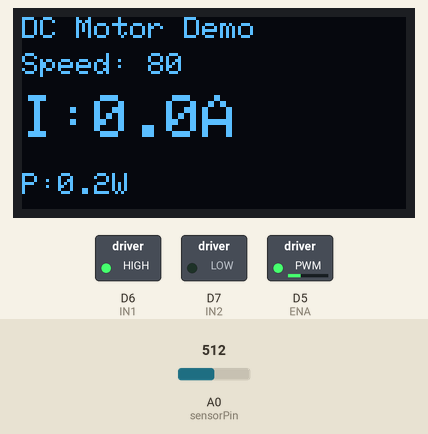
This sketch was run on a simulated ESP8266 (NodeMCU). Parts: 128×64 one-colour display, switched loads named in the sketch (green lamp = pin HIGH). The test bench sets the inputs (shaded band); at power-on: A0 (sensorPin) = 512. WiFi joins after 1.5 s; servers stay silent unless stated.

Above: at 2.7 s.
2.8 s: A0 (sensorPin) set to 716
At 3.2 s:
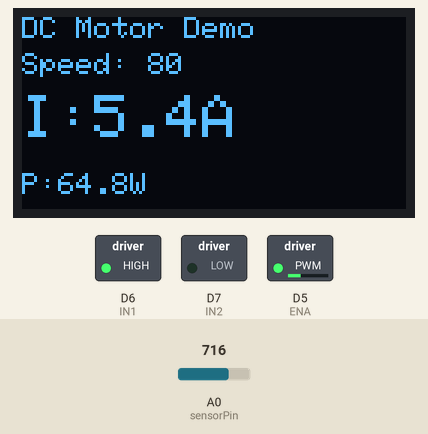
4.4 s: A0 (sensorPin) set to 900
At 4.9 s:
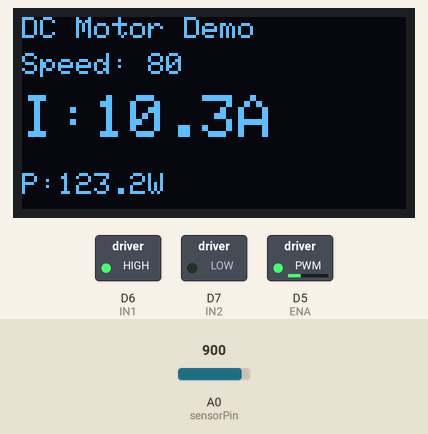
7.4 s: A0 (sensorPin) set to 1023
At 8.5 s:
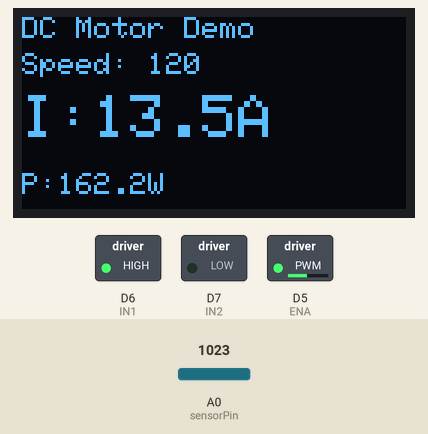
Timing chart, 0 to 16.4 s (numbered marks = the images above; inputs shaded):
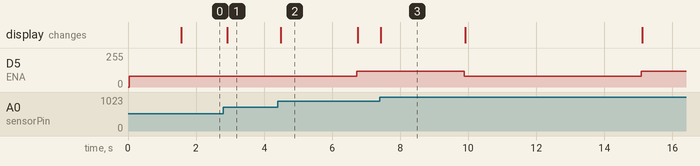

Measured:
- after the input at 2.8 s, the display: changes after 0.11 s (image 1)
- after the input at 4.4 s, the display: changes after 0.09 s (image 2)
- after the input at 7.4 s, the display: changes at once (image 3)
- what the display in image 2 shows lasts 2.3 s, from 4.5 s to 6.8 s

The sketch:

smart-energy-meter.ino
```cpp
#include <ESP8266WiFi.h>
#include <ESP8266WebServer.h>
#include <Wire.h>
#include <Adafruit_GFX.h>
#include <Adafruit_SSD1306.h>

/* ================= WIFI ================= */
const char* ssid = "Surender";
const char* password = "12345678";

/* ============ STATIC IP ============ */
IPAddress local_IP(10, 92, 236, 187);
IPAddress gateway(10, 92, 236, 1);
IPAddress subnet(255, 255, 255, 0);

/* ================= SERVER ================= */
ESP8266WebServer server(80);

/* ================= OLED ================= */
#define SCREEN_WIDTH 128
#define SCREEN_HEIGHT 64
Adafruit_SSD1306 display(SCREEN_WIDTH, SCREEN_HEIGHT, &Wire, -1);

/* ================= ACS712 ================= */
const int sensorPin = A0;
float sensitivity = 0.185;   // ACS712 5A

/* ================= L298N ================= */
#define ENA D5   // PWM
#define IN1 D6
#define IN2 D7

/* ================= MOTOR SPEED LOGIC ================= */
int motorSpeed = 80;              // Default speed
unsigned long lastChange = 0;
int motorState = 0;
/*
  motorState:
  0 = running at 120 (normal)
  1 = running at 200 (boost)
*/

/* ================= MEASUREMENTS ================= */
float currentA = 0.0;
float voltageV = 12.0;     // Motor supply voltage (demo)
float powerW  = 0.0;

/* ================= API ================= */
void handleData() {
  String json = "{";
  json += "\"current\":" + String(currentA, 2) + ",";
  json += "\"voltage\":" + String(voltageV, 1) + ",";
  json += "\"power\":" + String(powerW, 1);
  json += "}";

  server.sendHeader("Access-Control-Allow-Origin", "*");
  server.send(200, "application/json", json);
}

void handleRoot() {
  server.send(200, "text/plain",
    "ESP8266 Smart Energy Meter\nUse /data endpoint");
}

/* ================= SETUP ================= */
void setup() {
  Serial.begin(115200);

  /* OLED */
  display.begin(SSD1306_SWITCHCAPVCC, 0x3C);
  display.clearDisplay();
  display.setTextColor(SSD1306_WHITE);

  /* Motor pins */
  pinMode(ENA, OUTPUT);
  pinMode(IN1, OUTPUT);
  pinMode(IN2, OUTPUT);

  digitalWrite(IN1, HIGH);
  digitalWrite(IN2, LOW);   // Forward direction
  analogWrite(ENA, motorSpeed);

  /* Static IP */
  WiFi.config(local_IP, gateway, subnet);

  /* WiFi */
  WiFi.begin(ssid, password);
  while (WiFi.status() != WL_CONNECTED) {
    delay(500);
  }

  /* Server */
  server.on("/", handleRoot);
  server.on("/data", handleData);
  server.begin();

  lastChange = millis();
}

/* ================= LOOP ================= */
void loop() {
  unsigned long now = millis();

  /* -------- MOTOR TIMING LOGIC -------- */
  if (motorState == 0 && (now - lastChange >= 5000)) {
    // After 5 sec → boost speed
    motorSpeed = 120;
    analogWrite(ENA, motorSpeed);
    motorState = 1;
    lastChange = now;
  }
  else if (motorState == 1 && (now - lastChange >= 3000)) {
    // After 3 sec → back to normal
    motorSpeed = 80;
    analogWrite(ENA, motorSpeed);
    motorState = 0;
    lastChange = now;
  }

  /* -------- READ ACS712 -------- */
  int adc = analogRead(sensorPin);
  float v = (adc / 1023.0) * 5.0;
  currentA = (v - 2.5) / sensitivity;
  if (currentA < 0) currentA = 0;

  powerW = currentA * voltageV;

  /* -------- OLED DISPLAY -------- */
  display.clearDisplay();

  display.setTextSize(1);
  display.setCursor(0, 0);
  display.print("DC Motor Demo");

  display.setCursor(0, 12);
  display.print("Speed: ");
  display.print(motorSpeed);

  display.setTextSize(2);
  display.setCursor(0, 26);
  display.print("I:");
  display.print(currentA, 1);
  display.print("A");

  display.setTextSize(1);
  display.setCursor(0, 52);
  display.print("P:");
  display.print(powerW, 1);
  display.print("W");

  display.display();

  server.handleClient();
  delay(200);
}
```
